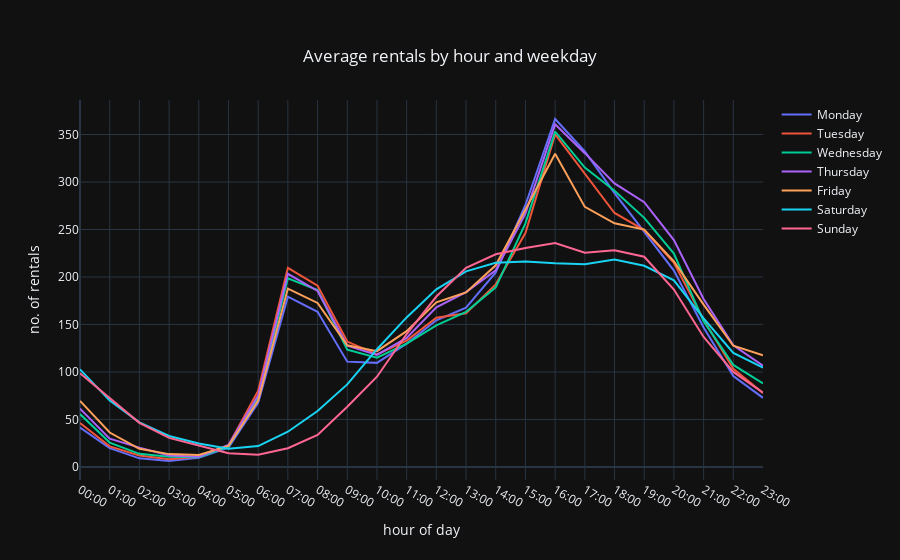

The code cell stored with this chart in its notebook:
### Markdown cell above
## Average rentals by hour and weekday <a id="hourAvgPlot"></a>

### Code cell
iplot(hourAvgPlot)

### Figure 1 — Plotly figure (JSON) as saved in the notebook; plotly's stock layout.template omitted (floating-point values rounded to 4 significant figures)
{"data": [{"mode": "lines", "name": "Monday", "type": "scatter", "x": [0, 1, 2, 3, 4, 5, 6, 7, 8, 9, 10, 11, 12, 13, 14, 15, 16, 17, 18, 19, 20, 21, 22, 23], "y": [41.52, 19.77, 9.065, 6.258, 9.677, 20.32, 67.52, 179.3, 163.4, 110.9, 109.6, 129.8, 154.4, 167.8, 204.7, 275.8, 366.4, 332.2, 288.3, 247.6, 206.8, 146.8, 95.71, 72.77]}, {"mode": "lines", "name": "Tuesday", "type": "scatter", "x": [0, 1, 2, 3, 4, 5, 6, 7, 8, 9, 10, 11, 12, 13, 14, 15, 16, 17, 18, 19, 20, 21, 22, 23], "y": [46.33, 21.63, 12.07, 8.033, 10.83, 22.93, 80.13, 209.7, 190.8, 132, 118.5, 133, 157.2, 161.8, 192.3, 246.3, 350.1, 309.4, 267.4, 249.4, 214.9, 154.9, 103.4, 77.81]}, {"mode": "lines", "name": "Wednesday", "type": "scatter", "x": [0, 1, 2, 3, 4, 5, 6, 7, 8, 9, 10, 11, 12, 13, 14, 15, 16, 17, 18, 19, 20, 21, 22, 23], "y": [55.71, 25.65, 13.77, 10.63, 10.32, 21.3, 72.29, 198.6, 186.2, 123.4, 115.1, 129.8, 149.1, 163.4, 189.1, 256.4, 353.0, 315.2, 290.8, 262.3, 224.7, 153.3, 107.4, 87.87]}, {"mode": "lines", "name": "Thursday", "type": "scatter", "x": [0, 1, 2, 3, 4, 5, 6, 7, 8, 9, 10, 11, 12, 13, 14, 15, 16, 17, 18, 19, 20, 21, 22, 23], "y": [61.32, 29.81, 20.35, 12.17, 10.77, 23.19, 75.29, 203.4, 185.4, 127.8, 117.9, 135.9, 168, 184.1, 207.1, 266.8, 360.7, 330.4, 298.5, 278.8, 238.8, 176.8, 128.0, 106.6]}, {"mode": "lines", "name": "Friday", "type": "scatter", "x": [0, 1, 2, 3, 4, 5, 6, 7, 8, 9, 10, 11, 12, 13, 14, 15, 16, 17, 18, 19, 20, 21, 22, 23], "y": [69.55, 36.26, 19.06, 13.52, 12.52, 22.03, 69.87, 187.8, 172.6, 128.1, 122.0, 143.0, 173.4, 183.8, 212.3, 271.5, 329.7, 273.8, 256.5, 250.0, 216.4, 170.8, 127.6, 117.7]}, {"mode": "lines", "name": "Saturday", "type": "scatter", "x": [0, 1, 2, 3, 4, 5, 6, 7, 8, 9, 10, 11, 12, 13, 14, 15, 16, 17, 18, 19, 20, 21, 22, 23], "y": [102.7, 69.87, 46.97, 32.65, 24.65, 19.13, 22, 37.06, 58.87, 86.94, 124.0, 157.4, 187.1, 206.0, 214.9, 216.4, 214.5, 213.5, 218.4, 211.8, 196.5, 156.5, 120.0, 104.5]}, {"mode": "lines", "name": "Sunday", "type": "scatter", "x": [0, 1, 2, 3, 4, 5, 6, 7, 8, 9, 10, 11, 12, 13, 14, 15, 16, 17, 18, 19, 20, 21, 22, 23], "y": [98.74, 72.55, 46.39, 30.61, 22.29, 14.35, 12.77, 19.74, 33.61, 63.42, 95, 139.9, 179.5, 209.6, 224.0, 230.6, 235.8, 225.5, 228.2, 221.4, 186.8, 136.9, 100.1, 78.26]}], "layout": {"title": {"text": "Average rentals by hour and weekday", "x": 0.5, "xanchor": "center", "y": 0.9, "yanchor": "middle"}, "xaxis": {"tickmode": "array", "ticktext": ["00:00", "01:00", "02:00", "03:00", "04:00", "05:00", "06:00", "07:00", "08:00", "09:00", "10:00", "11:00", "12:00", "13:00", "14:00", "15:00", "16:00", "17:00", "18:00", "19:00", "20:00", "21:00", "22:00", "23:00"], "tickvals": [0, 1, 2, 3, 4, 5, 6, 7, 8, 9, 10, 11, 12, 13, 14, 15, 16, 17, 18, 19, 20, 21, 22, 23], "title": {"text": "hour of day"}}, "yaxis": {"title": {"text": "no. of rentals"}}}}
